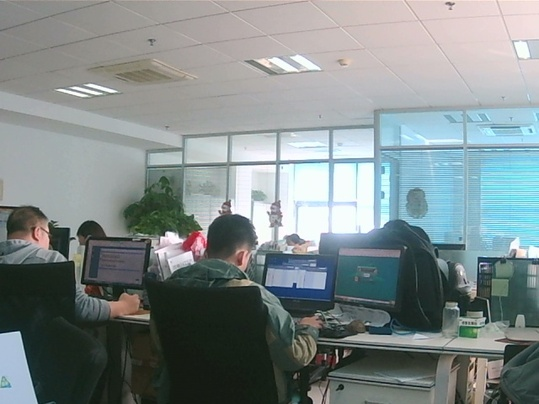
#> input picture python/OpenCV/c2/kk.jpg, 539 x 404 px, shrunk from 640 x 480 before the run
$ python l3.py   (older library calls are emulated)
#> lines starting #> are read from the running program, lines starting #| are printed output that depends on the picture; after the words box and inside, x2 and y2 are one past the last pixel; in counts of white or black regions, pixels touching at a corner belong together
import cv2
import numpy as np
import matplotlib
matplotlib.use("TkAgg")
import matplotlib.pyplot as plt
debug = 1

matplotlib.rcParams['font.family'] = 'Hei'

def canny():
    src = cv2.imread('kk.jpg')
#> src is the input picture: shape (404, 539, 3); mean B, G, R 138.1, 137.9, 127.9

    gray = cv2.cvtColor(src, cv2.COLOR_BGR2GRAY)
    dst = cv2.Canny(gray, 100, 150, apertureSize=3, L2gradient=False);
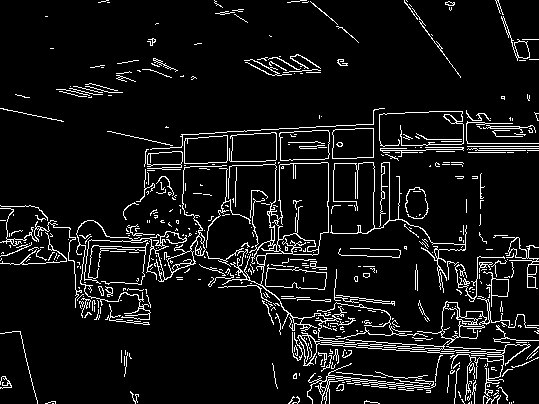
#> dst: shape (404, 539); 7.6% white in thin lines or dots
    dst=cv2.bitwise_and(src,src,dst,dst)
#> dst: shape (404, 539, 3)
    cv2.imwrite('canny.jpg', dst)
    f, axarr = plt.subplots(1, 2)
    axarr[0].imshow(cv2.imread('kk.jpg'))
    axarr[0].set_title('原图')
    axarr[1].imshow(cv2.imread('canny.jpg'))
    axarr[1].set_title('canny')
    plt.show()
#> figure, not shown here; B, G, R data is drawn as R, G, B


def contours():
   contours1()
   contours2()
   contours3()
   contours4()
   f, axarr = plt.subplots(1, 5)
   axarr[0].imshow(cv2.imread('s5.jpg'))
   axarr[0].set_title('原图')
   axarr[1].imshow(cv2.imread('contours1.jpg'))
   axarr[1].set_title('contours50')
   axarr[2].imshow(cv2.imread('contours2.jpg'))
   axarr[2].set_title('contours100')
   axarr[3].imshow(cv2.imread('contours3.jpg'))
   axarr[3].set_title('GaussianBlur3')
   axarr[4].imshow(cv2.imread('contours4.jpg'))
   axarr[4].set_title('GaussianBlur15')
   plt.show()

def contours1():
    src = cv2.imread('s5.jpg')
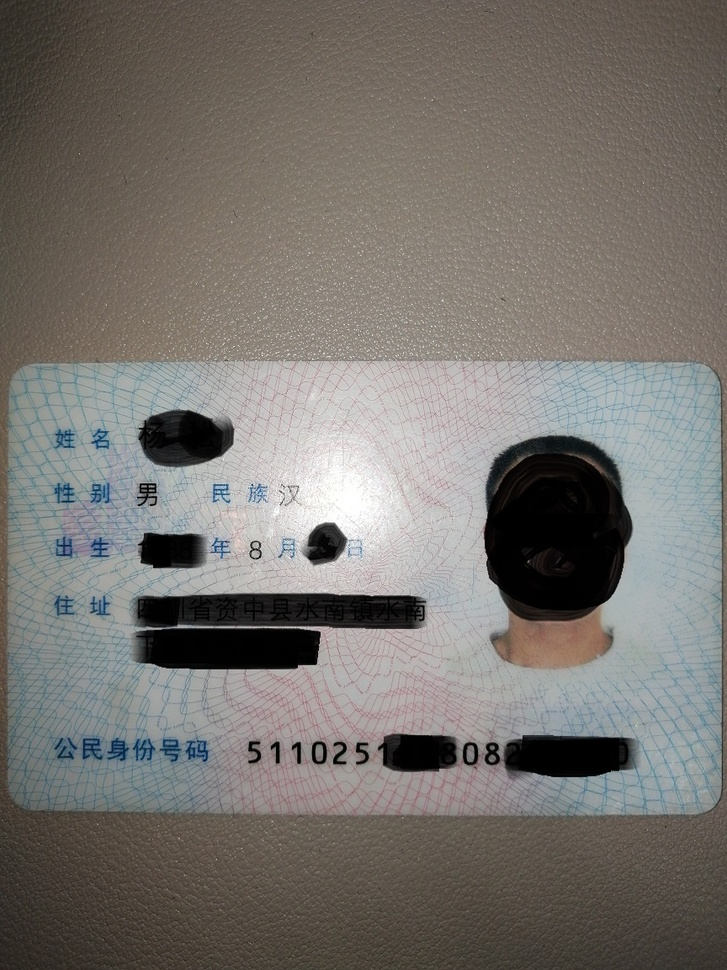
#> input picture python/OpenCV/c2/s5.jpg, 727 x 970 px, shrunk from 864 x 1152 before the run
#> src is the input picture: shape (970, 727, 3); mean B, G, R 110.3, 114.9, 118.7
    # gray = cv2.GaussianBlur(src, (3, 3), 0)
    gray = cv2.cvtColor(src, cv2.COLOR_BGR2GRAY)
#> gray: shape (970, 727)
    dst = cv2.Canny(gray, 50, 150, apertureSize=3, L2gradient=False);
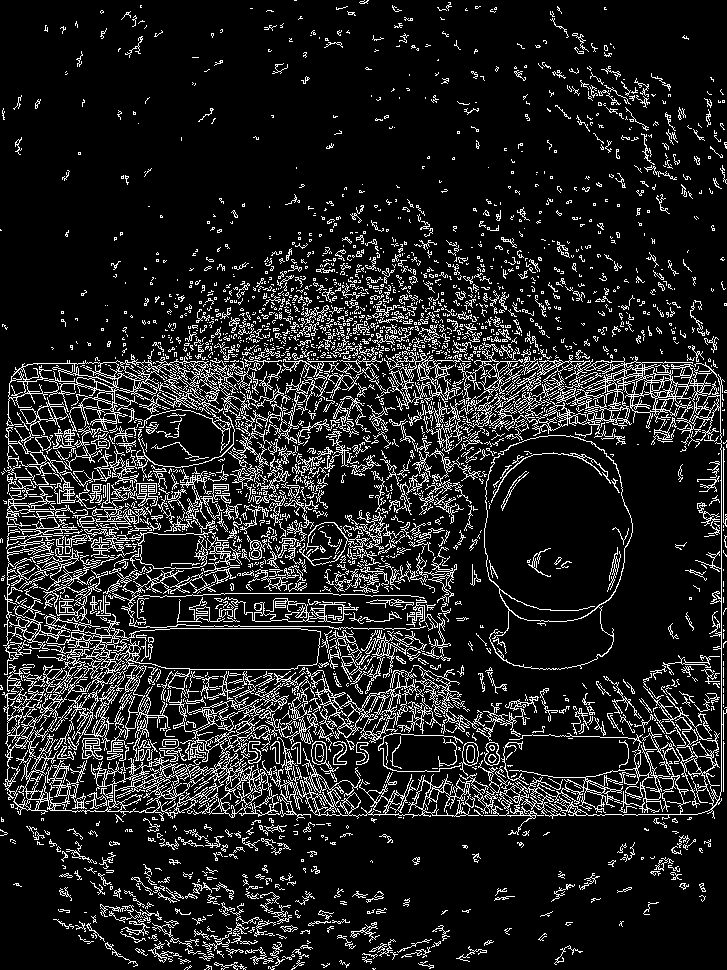
#> dst: shape (970, 727); 13% white in thin lines or dots
    imp1,contours, hierarchy = cv2.findContours(dst, cv2.RETR_TREE, cv2.CHAIN_APPROX_SIMPLE)
#> contours = 5735 contours, 5164 with area under 20; largest, box (x1, y1, x2, y2) and area: (2, 355, 727, 835) 38169, (484, 435, 633, 670) 22660, (484, 435, 633, 622) 22484, (104, 628, 321, 670) 7464, (4, 354, 240, 527) 6107
    cv2.drawContours(src, contours, -1, (0, 0, 255), 1)
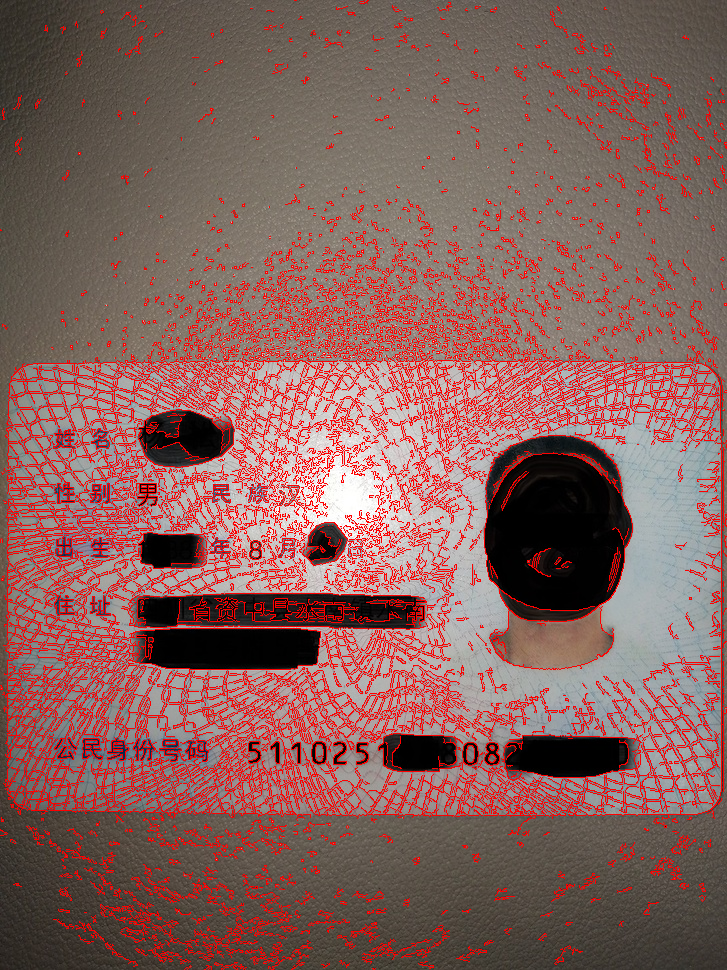
#> src: shape (970, 727, 3); 12.94% of pixels changed, all inside (x1, y1, x2, y2) = (0, 0, 727, 970)
    cv2.imwrite('contours1.jpg', src)

def contours2():
    src = cv2.imread('s5.jpg')
    # gray = cv2.GaussianBlur(src, (3, 3), 0)
    gray = cv2.cvtColor(src, cv2.COLOR_BGR2GRAY)
    dst = cv2.Canny(gray, 100, 200, apertureSize=3, L2gradient=False);
#> dst: shape (970, 727); 3.1% white in thin lines or dots
    imp1,contours, hierarchy = cv2.findContours(dst, cv2.RETR_TREE, cv2.CHAIN_APPROX_SIMPLE)
#> contours = 1754 contours, 1656 with area under 20; largest, box (x1, y1, x2, y2) and area: (484, 435, 633, 638) 22610, (484, 435, 633, 622) 22490, (462, 742, 479, 766) 306, (311, 741, 332, 769) 302, (462, 742, 479, 766) 299
    cv2.drawContours(src, contours, -1, (0, 0, 255), 1)
#> src: shape (970, 727, 3); 3.12% of pixels changed, all inside (x1, y1, x2, y2) = (1, 8, 727, 968)
    cv2.imwrite('contours2.jpg', src)


def contours3():
    src = cv2.imread('s5.jpg')
    gray = cv2.GaussianBlur(src, (3, 3), 0)
#> gray: shape (970, 727, 3)
    gray = cv2.cvtColor(gray, cv2.COLOR_BGR2GRAY)
#> gray: shape (970, 727)
    dst = cv2.Canny(gray, 50, 150, apertureSize=3, L2gradient=False);
#> dst: shape (970, 727); 2% white in thin lines or dots, all inside (x1, y1, x2, y2) = (5, 98, 727, 877)
    imp1,contours, hierarchy = cv2.findContours(dst, cv2.RETR_TREE, cv2.CHAIN_APPROX_SIMPLE)
#> contours = 322 contours, 215 with area under 20; largest, box (x1, y1, x2, y2) and area: (484, 435, 633, 622) 22582, (484, 435, 633, 622) 22482, (424, 352, 722, 818) 464, (462, 742, 479, 766) 308, (311, 741, 327, 765) 303
    cv2.drawContours(src, contours, -1, (0, 0, 255), 1)
#> src: shape (970, 727, 3); 2.05% of pixels changed, all inside (x1, y1, x2, y2) = (5, 98, 727, 877)
    cv2.imwrite('contours3.jpg', src)


def contours4():
    src = cv2.imread('s5.jpg')
    gray = cv2.GaussianBlur(src, (15, 15), 0)
#> gray: shape (970, 727, 3)
    gray = cv2.cvtColor(gray, cv2.COLOR_BGR2GRAY)
#> gray: shape (970, 727)
    dst = cv2.Canny(gray, 50, 150, apertureSize=3, L2gradient=False);
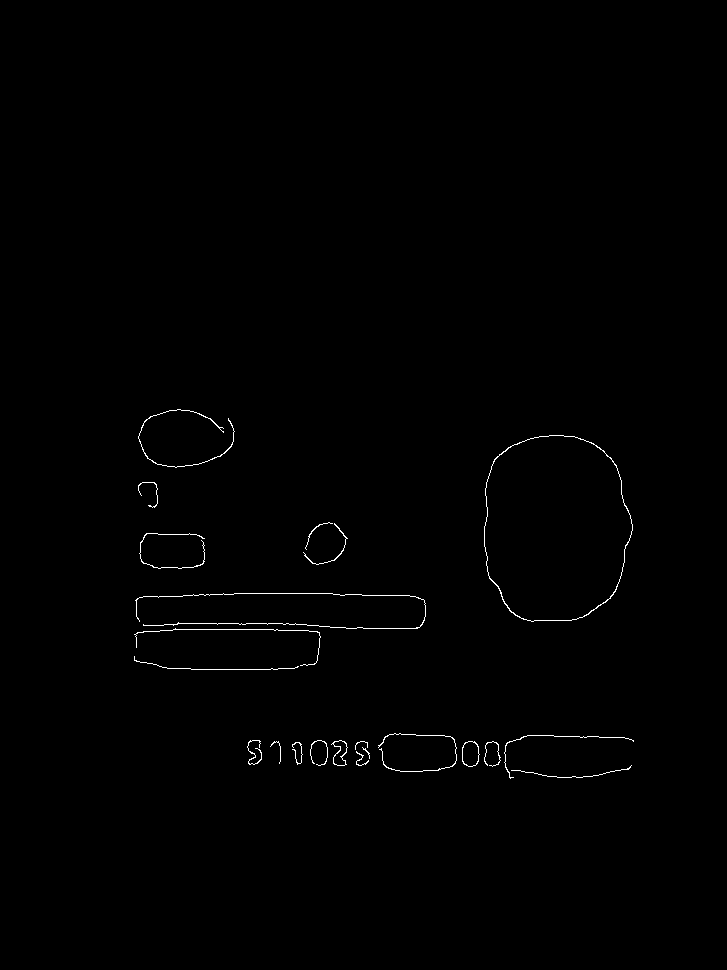
#> dst: shape (970, 727); 0.49% white in thin lines or dots, all inside (x1, y1, x2, y2) = (134, 409, 634, 779)
    imp1,contours, hierarchy = cv2.findContours(dst, cv2.RETR_TREE, cv2.CHAIN_APPROX_SIMPLE)
#> contours = 26 contours, 16 with area under 20; largest, box (x1, y1, x2, y2) and area: (484, 435, 633, 622) 22516, (484, 435, 633, 622) 22428, (462, 741, 480, 767) 355, (462, 741, 480, 767) 342, (331, 740, 348, 766) 234
    cv2.drawContours(src, contours, -1, (0, 0, 255), 1)
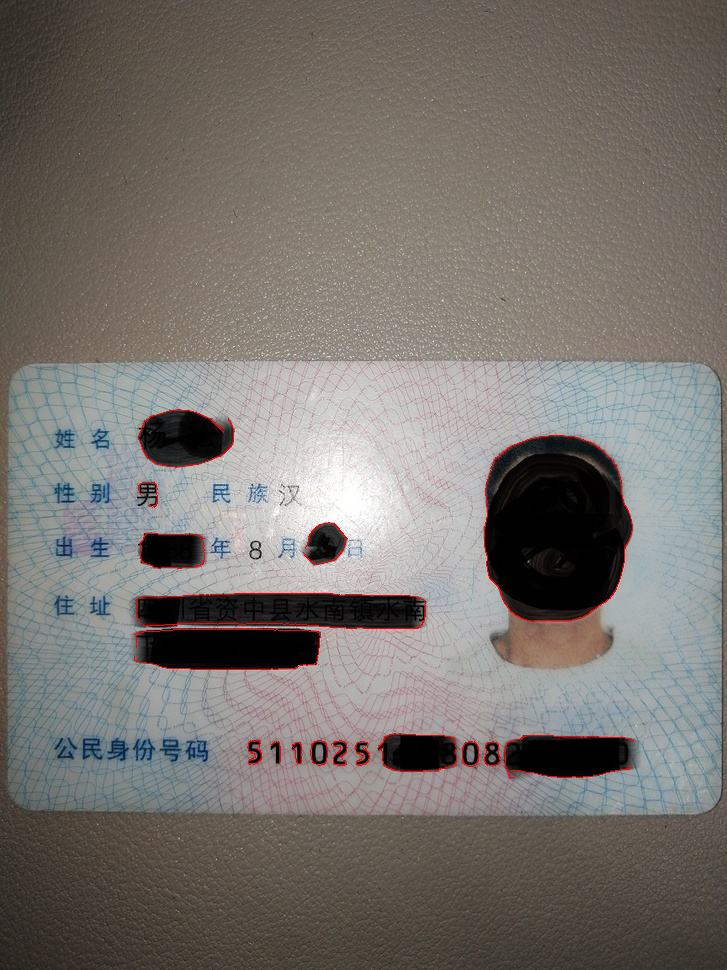
#> src: shape (970, 727, 3); 0.49% of pixels changed, all inside (x1, y1, x2, y2) = (134, 409, 634, 779)
    cv2.imwrite('contours4.jpg', src)


def matchTemplate():
    src = cv2.imread('s5.jpg')
    tmpl = cv2.imread('s6.jpg')

    methods = [cv2.TM_SQDIFF_NORMED, cv2.TM_CCORR_NORMED, cv2.TM_CCOEFF_NORMED]
    th, tw = tmpl.shape[:2]
    f, axarr = plt.subplots(1, len(methods)+2)
    axarr[0].imshow(cv2.imread('s5.jpg'))
    axarr[1].imshow(cv2.imread('s6.jpg'))
    i = 2
    for md in methods:
        result = cv2.matchTemplate(src, tmpl, md)
        min_val, max_val, min_loc, max_loc = cv2.minMaxLoc(result)
        if md == cv2.TM_SQDIFF_NORMED:
            tl = min_loc
        else:
            tl = max_loc
        br = (tl[0] + tw, tl[1] + th)
        cv2.rectangle(src, tl, br, [0, 255, 0],2)
        cv2.imwrite("pipei" + np.str(md)+'.jpg', src)
        axarr[i].imshow(cv2.imread("pipei" + np.str(md)+'.jpg'))
        axarr[i].set_title(np.str(methods[i-2]))
        i = i+1
    plt.show()


def main():
    canny()
    contours()
#> in contours, `plt.show()`:
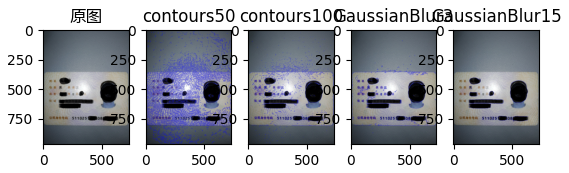
#> figure drawn by matplotlib, 5 panels; B, G, R data is drawn as R, G, B
    matchTemplate()

#> (the run stopped early here; a loop or call above may not have finished)
